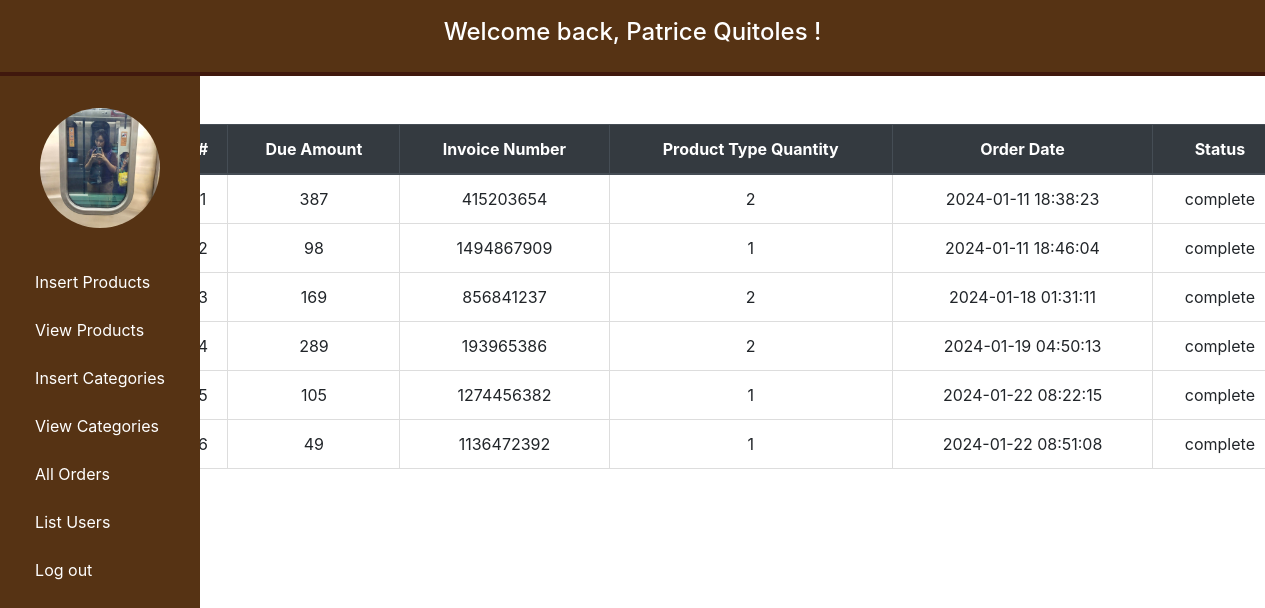
/admin/index.php?all_orders (signed in), run on the app's committed database.
### tables this page shows
CREATE TABLE `admin_table` (
  `admin_id` int(11) NOT NULL,
  `username` varchar(255) NOT NULL,
  `admin_password` varchar(255) NOT NULL,
  `admin_profile` varchar(255) NOT NULL,
  `firstname` varchar(255) NOT NULL,
  `lastname` varchar(255) NOT NULL
);

CREATE TABLE `user_orders` (
  `order_id` int(11) NOT NULL,
  `user_id` int(11) NOT NULL,
  `amount_due` int(255) NOT NULL,
  `invoice_number` int(255) NOT NULL,
  `total_products` int(255) NOT NULL,
  `order_date` timestamp NOT NULL DEFAULT current_timestamp() ON UPDATE current_timestamp(),
  `order_status` varchar(255) NOT NULL
);

### admin/all_orders.php (the view, shortened to what this page needs)
<?php
    global $con;
?>
<!DOCTYPE html>
<html lang="en">
<head>
</head>
<body>
<div class="container">
        <table class="table custom-table">
            <thead class="thead-dark">
                <tr>
                    <th class='text-center'>#</th>
                    <th class='text-center'>Due Amount</th>
                    <th class='text-center'>Invoice Number</th>
                    <th class='text-center'>Product Type Quantity</th>
                    <th class='text-center'>Order Date</th>
                    <th class='text-center'>Status</th>
                </tr>
            </thead>
            <tbody>
                <?php
                    $get_orders = "SELECT * FROM `user_orders`";
                    $result = mysqli_query($con, $get_orders);
                    $increment = 1;
                    while($row = mysqli_fetch_assoc($result)){
                        $amount = $row['amount_due'];
                        $number = $row['invoice_number'];
                        $total_products = $row['total_products'];
                        $date= $row['order_date'];
                        echo"
                        <tr>
                            <td class='text-center'>$increment</td>
                            <td class='text-center'> $amount</td>
                            <td class='text-center'>$number</td>
                            <td class='text-center'>$total_products</td>
                            <td class='text-center'>$date</td>
                            <td class='text-center'>complete</td>
                        </tr>";
                        $increment++;
                    }
                ?>
            </tbody>
        </table>
    </div>
</body>
</html>

### admin/index.php (shortened to what this page needs)
<?php
  include("../include/connect.php");
  $admin_username = $_SESSION['username'];
?>
<!DOCTYPE html>
<html lang="en">
<head>
  <link href="https://stackpath.bootstrapcdn.com/bootstrap/4.5.2/css/bootstrap.min.css" rel="stylesheet">
  <link href="https://stackpath.bootstrapcdn.com/font-awesome/4.7.0/css/font-awesome.min.css" rel="stylesheet">
</head>
<body>
      <?php
        $select_image = "SELECT * FROM `admin_table` WHERE username = '$admin_username' ";
        $result = mysqli_query($con, $select_image);
        $fetch_image = mysqli_fetch_assoc($result);
        $admin_image = $fetch_image['admin_profile'];
        $admin_fname = $fetch_image['firstname'];
        $admin_lname = $fetch_image['lastname'];
      ?>
  <nav class="navbar navbar-expand-lg navbar-dark fixed-top">
    <a class="navbar-brand mx-auto" href="#"><h4>Welcome back, <?php echo $admin_fname; echo" "; echo $admin_lname; echo" ! ";?></h4></a>
  </nav>
  <div id="menu-toggle">&#9776;</div>
  <div class="fixed-menu">
    <div class="profile-img">
      <img src="../users_area/user_images/<?php echo $admin_image; ?>" alt="Profile Image" class="profile-img">
    </div>
    <div class="list-group text-center mt-3">
      <a href="index.php?insert_product" class="list-group-item list-group-item-action">Insert Products</a>
      <a href="index.php?view_product" class="list-group-item list-group-item-action">View Products</a>
      <a href="index.php?insert_category" class="list-group-item list-group-item-action">Insert Categories</a>
      <a href="index.php?view_categories" class="list-group-item list-group-item-action">View Categories</a>
      <a href="index.php?all_orders" class="list-group-item list-group-item-action">All Orders</a>
      <a href="index.php?all_users" class="list-group-item list-group-item-action">List Users</a>
      <a href="index.php?logout" class="list-group-item list-group-item-action">Log out</a>
    </div>
  </div>
  <?php
    if(isset($_GET["all_orders"])){
        include("all_orders.php");
    }
?>
</body>
</html>

### admin/index.php (style rules this page uses)
:root { --theme-color: #563314; --hover-color: #B8860B; --body-bg-color: #E1D9D1; --sidebar-width: 200px; }
.navbar { background-color: var(--theme-color); color: white; position: fixed; width: 100%; top: 0; z-index: 1001; border-bottom: 4px solid #40180D; height: 76px; }
.navbar-brand, .navbar-nav .nav-link { color: white; }
.profile-img { width: 120px; height: 120px; border-radius: 50%; object-fit: cover; object-position: center; margin-bottom: 20px; margin-top: 6px; }
.fixed-menu { background-color: var(--theme-color); color: white; height: 100vh; width: var(--sidebar-width); position: fixed; top: 76px; left: 0; overflow-y: auto; z-index: 1000; display: flex; flex-direction: column; align-items: center; padding-top: 20px; }
.list-group-item { text-align: left; border: none; border-radius: 0; background-color: transparent !important; color: white; transition: color 0.3s; }
.list-group-item:last-child { margin-top: auto; }

### admin/all_orders.php (style rules this page uses)
.custom-table { margin-top: 100px; border: 1px solid #ccc; margin-left: 100px; }
.custom-table th, .custom-table td { text-align: center; border: 1px solid #ddd; }
.custom-table th:last-child, .custom-table td:last-child { border-right: none; }
.custom-table tbody tr { border-bottom: 1px solid #ddd; }
.custom-table tbody tr:last-child { border-bottom: none; }

### data on the page
admin_table: firstname "Patrice", lastname "Quitoles", admin_profile (picture)
user_orders: amount_due "387", invoice_number "415203654", total_products "2", order_date "2024-01-11 18:38:23"
user_orders: amount_due "98", invoice_number "1494867909", total_products "1", order_date "2024-01-11 18:46:04"
user_orders: amount_due "169", invoice_number "856841237", total_products "2", order_date "2024-01-18 01:31:11"
user_orders: amount_due "289", invoice_number "193965386", total_products "2", order_date "2024-01-19 04:50:13"
user_orders: amount_due "105", invoice_number "1274456382", total_products "1", order_date "2024-01-22 08:22:15"
user_orders: amount_due "49", invoice_number "1136472392", total_products "1", order_date "2024-01-22 08:51:08"
